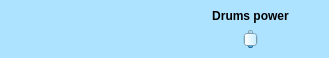
                   <widget class="QWidget" name="drums_widget" native="true">
                    <property name="sizePolicy">
                     <sizepolicy hsizetype="Expanding" vsizetype="Expanding">
                      <horstretch>0</horstretch>
                      <verstretch>0</verstretch>
                     </sizepolicy>
                    </property>
                    <property name="maximumSize">
                     <size>
                      <width>1</width>
                      <height>1</height>
                     </size>
                    </property>
                    <property name="styleSheet">
                     <string notr="true">background-color: rgb(174, 227, 255);</string>
                    </property>
                    <layout class="QVBoxLayout" name="verticalLayout_16">
                     <property name="spacing">
                      <number>0</number>
                     </property>
                     <property name="leftMargin">
                      <number>0</number>
                     </property>
                     <property name="topMargin">
                      <number>0</number>
                     </property>
                     <property name="rightMargin">
                      <number>0</number>
                     </property>
                     <property name="bottomMargin">
                      <number>0</number>
                     </property>
                     <item>
                      <layout class="QVBoxLayout" name="verticalLayout_15">
                       <item>
                        <spacer name="verticalSpacer_5">
                         <property name="orientation">
                          <enum>Qt::Vertical</enum>
                         </property>
                         <property name="sizeType">
                          <enum>QSizePolicy::Fixed</enum>
                         </property>
                         <property name="sizeHint" stdset="0">
                          <size>
                           <width>20</width>
                           <height>0</height>
                          </size>
                         </property>
                        </spacer>
                       </item>
                       <item>
                        <layout class="QHBoxLayout" name="horizontalLayout_4">
                         <item>
                          <spacer name="horizontalSpacer_10">
                           <property name="orientation">
                            <enum>Qt::Horizontal</enum>
                           </property>
                           <property name="sizeType">
                            <enum>QSizePolicy::Fixed</enum>
                           </property>
                           <property name="sizeHint" stdset="0">
                            <size>
                             <width>194</width>
                             <height>20</height>
                            </size>
                           </property>
                          </spacer>
                         </item>
                         <item>
                          <widget class="QWidget" name="drums_settings_widget" native="true">
                           <property name="sizePolicy">
                            <sizepolicy hsizetype="Fixed" vsizetype="Preferred">
                             <horstretch>0</horstretch>
                             <verstretch>0</verstretch>
                            </sizepolicy>
                           </property>
                           <layout class="QVBoxLayout" name="verticalLayout_28">
                            <item>
                             <layout class="QVBoxLayout" name="verticalLayout_26">
                              <item>
                               <widget class="QLabel" name="label_6">
                                <property name="font">
                                 <font>
                                  <weight>75</weight>
                                  <bold>true</bold>
                                 </font>
                                </property>
                                <property name="text">
                                 <string>Drums power</string>
                                </property>
                                <property name="alignment">
                                 <set>Qt::AlignCenter</set>
                                </property>
                               </widget>
                              </item>
                              <item>
                               <layout class="QHBoxLayout" name="horizontalLayout_13">
                                <item>
                                 <spacer name="horizontalSpacer_14">
                                  <property name="orientation">
                                   <enum>Qt::Horizontal</enum>
                                  </property>
                                  <property name="sizeType">
                                   <enum>QSizePolicy::Minimum</enum>
                                  </property>
                                  <property name="sizeHint" stdset="0">
                                   <size>
                                    <width>40</width>
                                    <height>20</height>
                                   </size>
                                  </property>
                                 </spacer>
                                </item>
                                <item>
                                 <widget class="QSlider" name="drums_slider">
                                  <property name="maximum">
                                   <number>19</number>
                                  </property>
                                  <property name="value">
                                   <number>9</number>
                                  </property>
                                  <property name="orientation">
                                   <enum>Qt::Vertical</enum>
                                  </property>
                                 </widget>
                                </item>
                                <item>
                                 <spacer name="horizontalSpacer_13">
                                  <property name="orientation">
                                   <enum>Qt::Horizontal</enum>
                                  </property>
                                  <property name="sizeType">
                                   <enum>QSizePolicy::Minimum</enum>
                                  </property>
                                  <property name="sizeHint" stdset="0">
                                   <size>
                                    <width>40</width>
                                    <height>20</height>
                                   </size>
                                  </property>
                                 </spacer>
                                </item>
                               </layout>
                              </item>
                             </layout>
                            </item>
                           </layout>
                          </widget>
                         </item>
                         <item>
                          <widget class="QWidget" name="drums_container_widget" native="true">
                           <widget class="QLabel" name="label_2">
                            <property name="geometry">
                             <rect>
                              <x>0</x>
                              <y>60</y>
                              <width>671</width>
                              <height>421</height>
                             </rect>
                            </property>
                            <property name="text">
                             <string/>
                            </property>
                            <property name="pixmap">
                             <pixmap resource="Resources.qrc">:/images/images/floor.png</pixmap>
                            </property>
                            <property name="scaledContents">
                             <bool>true</bool>
                            </property>
                           </widget>
                           <widget class="QPushButton" name="drums_button">
                            <property name="geometry">
                             <rect>
                              <x>230</x>
                              <y>70</y>
                              <width>251</width>
                              <height>201</height>
                             </rect>
                            </property>
                            <property name="sizePolicy">
                             <sizepolicy hsizetype="Expanding" vsizetype="Expanding">
                              <horstretch>0</horstretch>
                              <verstretch>0</verstretch>
                             </sizepolicy>
                            </property>
                            <property name="maximumSize">
                             <size>
                              <width>100000</width>
                              <height>16777215</height>
                             </size>
                            </property>
                            <property name="styleSheet">
                             <string notr="true">image: url(:/instroments_icons/instroments_icons/drums.png);
background-color: rgba(255, 255, 255, 0);</string>
                            </property>
                            <property name="text">
                             <string/>
                            </property>
                            <property name="shortcut">
                             <string>Space</string>
                            </property>
                            <property name="flat">
                             <bool>true</bool>
                            </property>
                           </widget>
                          </widget>
                         </item>
                         <item>
                          <spacer name="horizontalSpacer_9">
                           <property name="orientation">
                            <enum>Qt::Horizontal</enum>
                           </property>
                           <property name="sizeType">
                            <enum>QSizePolicy::Fixed</enum>
                           </property>
                           <property name="sizeHint" stdset="0">
                            <size>
                             <width>22</width>
                             <height>19</height>
                            </size>
                           </property>
                          </spacer>
                         </item>
                        </layout>
                       </item>
                       <item>
                        <spacer name="verticalSpacer_6">
                         <property name="orientation">
                          <enum>Qt::Vertical</enum>
                         </property>
                         <property name="sizeType">
                          <enum>QSizePolicy::Fixed</enum>
                         </property>
                         <property name="sizeHint" stdset="0">
                          <size>
                           <width>20</width>
                           <height>0</height>
                          </size>
                         </property>
                        </spacer>
                       </item>
                      </layout>
                     </item>
                    </layout>
                   </widget>
